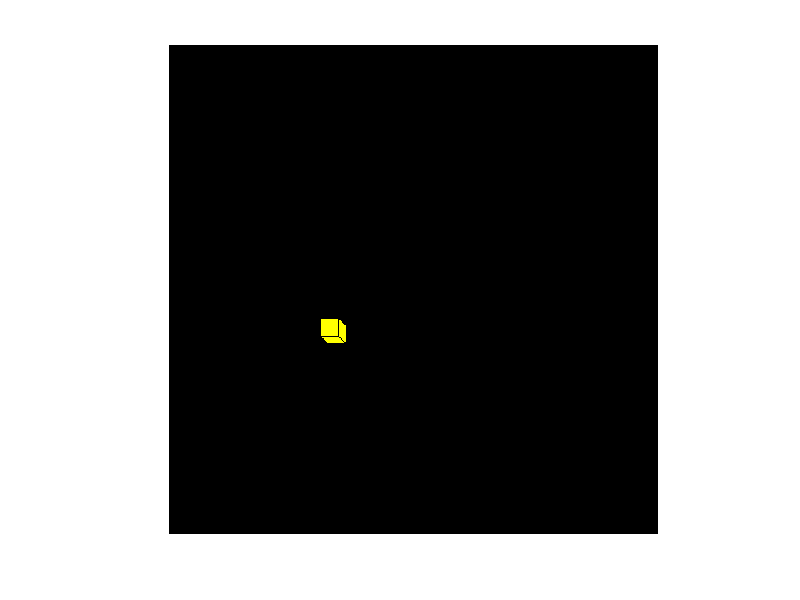

Recreate this plot in MATLAB.
% Programming Fundamentals Using MATLAB, Michael Weeks Copyright 2020
% 
%
% bouncing_box, version 4
%
% This version should actually bounce.
% The yellow square is now a 3-D looking box.
%

background = zeros(400,400,3,'uint8');
[backgr_ROWS, backgr_COLS, backgr_DEPTH] = size(background);

% Make a yellow box
% box_ROWS = 20;
% box_COLS = 20;
box = zeros(20,20,3,'uint8');
[box_ROWS, box_COLS, box_DEPTH] = size(box);

%
% Make the yellow square look like a 3-D box.
%
box(1:15,1:15,1) = 255;
box(1:15,1:15,2) = 255;
% copy the square diagonally
for k=0:5
    box(1+k:15+k,1+k:15+k,1) = 255;
    box(1+k:15+k,1+k:15+k,2) = 255;
end
% vertical line
box(15,1:15,1) = 0;
box(15,1:15,2) = 0;
% horizontal line
box(1:15,15,1) = 0;
box(1:15,15,2) = 0;
% diagonal line
for k=15:20
    box(k,k,1) = 0;
    box(k,k,2) = 0;
end

myimage = background;

% Make this interesting
row_offset = 100;
col_offset = 200;

% initialize myimage
myimage = background;
old_row_offset = row_offset;
old_col_offset = col_offset;

delta_row = 4;
delta_col = 4;

for iteration = 1:300
    % get rid of the box we previously showed
    myimage(old_row_offset+1:old_row_offset + box_ROWS, old_col_offset+1:old_col_offset + box_COLS, :) = background(old_row_offset+1:old_row_offset + box_ROWS, old_col_offset+1:old_col_offset + box_COLS, :);

    % Update the coordinates of the box
    new_row_offset = row_offset + delta_row;
    new_col_offset = col_offset + delta_col;

    % Is the box still on screen?
    if (new_row_offset + box_ROWS > backgr_ROWS)
        % Too far, so reset
        new_row_offset = row_offset;
        delta_row = -delta_row;
    elseif (new_row_offset < 1)
        % Too far, so reset
        new_row_offset = row_offset;
        delta_row = -delta_row;
    end
    if (new_col_offset + box_COLS > backgr_COLS)
        % Too far, so reset
        new_col_offset = col_offset;
        delta_col = -delta_col;
    elseif (new_col_offset < 1)
        % Too far, so reset
        new_col_offset = col_offset;
        delta_col = -delta_col;
    end
    row_offset = new_row_offset;
    col_offset = new_col_offset;

    % now show the box in this location
    myimage(row_offset+1:row_offset + box_ROWS, col_offset+1:col_offset + box_COLS, :) = box;
    imshow(myimage)

    % update the old information so we remember it next time
    old_row_offset = row_offset;
    old_col_offset = col_offset;

    % wait a bit 
    pause(0.01);
end



